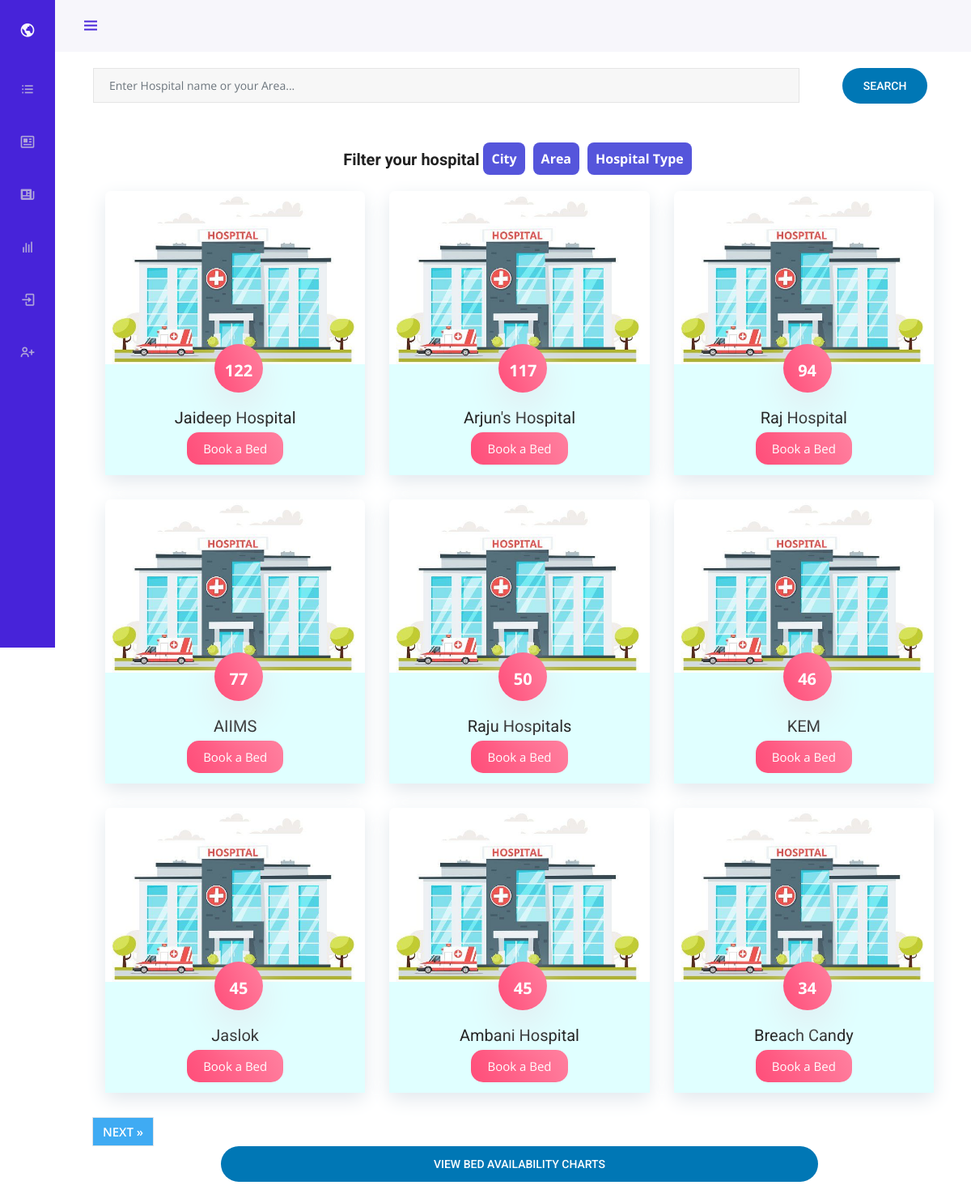
Screenshot of /all with the database file from the repository.
### blog/models.py (models this page shows, shortened)
class Post(models.Model):
    name = models.CharField(max_length = 100)
    content = models.TextField()
    type = models.CharField(max_length = 100, default="Dedicated covid hospital")
    proof = models.ImageField(default='default.jpg',upload_to='hosp_proofs')
    author = models.ForeignKey(User, on_delete=models.CASCADE)
    city = models.CharField(max_length=100, default="Mumbai")
    address = models.TextField(default="Maharashtra")
    area =models.CharField(max_length=100, default="Andheri")
    covid_cap=models.IntegerField(default=0)
    norm_cap = models.IntegerField(default=0)
    img1 = models.ImageField(default='default.jpg',upload_to='hosp_imgs')
    img2 = models.ImageField(default='default.jpg',upload_to='hosp_imgs')
    img3 = models.ImageField(default='default.jpg',upload_to='hosp_imgs')

### blog/views.py (the view)
# urls.py: 2. Add a URL to urlpatterns:  path('', views.home, name='home')
def home(request):
    posts = Post.objects.all().order_by("-covid_cap")
    if request.method== 'POST':
        form = Search(request.POST)
        if form.is_valid():
            cats = form.cleaned_data.get('search')
            return redirect("home-search", cats)
    form = Search()
    paginator = Paginator(posts, 9)
    page = request.GET.get('page')
    try:
        post_list = paginator.page(page)
    except PageNotAnInteger:
        post_list = paginator.page(1)
    except EmptyPage:
        post_list = paginator.page(paginator.num_pages)
    context={
        'page': page,
        'post_list': post_list,
        'search_form': form,
    }
    return render(request, 'blog/home.html', context)

### blog/forms.py
class Search(forms.ModelForm):
    search=forms.CharField()
    class Meta:
        model= Post
        fields = ["search"]

### blog/templates/blog/home.html (shortened to what this page needs)
{% extends "blog/navbase.html" %} {% load crispy_forms_tags %}
{% block content %}
<div
  class="col-md-12"
  style="display: grid; grid-template-columns: auto auto"
  class="container"
>
<div class="row">
  {% for post in post_list %}
  <div class="col-lg-4 col-md-6 col-xs-12">
    <div class="blog-item">
      <div class="blog-image">
        <a href="{% url 'post-detail' post.id %}">
          <img class="img-fluid" src="../../../media/default2.jpg" alt="" />
        </a>
      </div>
      <div class="descr">
        <div class="icon">
          <p style="font-size: 20px; font-weight: 700;" class="bed_count">{{ post.covid_cap }}</p>
        </div>
        <h3 class="title">
          <a href="{% url 'post-detail' post.id %}"> {{ post.name }} </a>
        </h3>
        <a class="book_btn" href="{% url 'post-detail' post.id %}" class="main-button">Book a Bed</a>
      </div>
    </div>
  </div>
  {% endfor %}
  {% if post_list.has_other_pages %}
    <ul class="pagination justify-content-center">
       {% if post_list.has_next %}
      <li>
        <a href="?page={{ post_list.next_page_number }}" class="page-link">
          NEXT &raquo;</a
        >
      </li>
      {% endif %}
    </ul>
     {% endif %}
  <button onclick="location.href = '/chart';" src="{% url 'blog-chart' %}" style="width: 70%; margin-left: 15%; margin-right: 15%; margin-bottom: 20px; padding-left: 0; padding-right: 0;" class="btn">View Bed Availability Charts</button>
</div>
{% endblock content %}

### blog/static/blog/css/nav.css (style rules this page uses)
:root { --header-height: 3rem; --nav-width: 68px; --first-color: #4723D9; --first-color-light: #AFA5D9; --white-color: #F7F6FB; --body-font: 'Nunito', sans-serif; --normal-font-size: 1rem; --z-fixed: 100; }
*,::before,::after { box-sizing: border-box; }
html { height: 100vh !important; }
body { position: relative; margin: var(--header-height) 0 0 0; padding: 0 1rem; font-family: var(--body-font); font-size: var(--normal-font-size); transition: .5s; }
a { text-decoration: none; }
@media screen and (min-width: 768px) { body { margin: calc(var(--header-height) + 1rem) 0 0 0; padding-left: calc(var(--nav-width) + 2rem); } }

### blog/static/blog/main.css (style rules this page uses)
html { overflow-x: hidden; }
body { background: #fff; font-size: 15px; font-weight: 400; font-family: 'Open Sans', sans-serif; -webkit-box-sizing: border-box; -moz-box-sizing: border-box; box-sizing: border-box; -webkit-font-smoothing: subpixel-antialiased; color: #212121; line-height: 25px; -webkit-backface-visibility: hidden; backface-visibility: hidden; overflow-x: hidden; }
h1, h2, h3, h4, h5 { font-size: 36px; font-weight: 700; font-family: 'Roboto', sans-serif; }
a { -webkit-transition: all 0.2s linear; -moz-transition: all 0.2s linear; -o-transition: all 0.2s linear; transition: all 0.2s linear; }
p { font-weight: 400; font-family: 'Open Sans', sans-serif; margin: 0px; font-size: 14px; }
ul, ol { list-style: outside none none; margin: 0; padding: 0; }
ul li, ol li { list-style: none; }
.btn { font-size: 14px; padding: 10px 30px; line-height: 22px; border-radius: 30px; font-family: 'Roboto', sans-serif; cursor: pointer; font-weight: 500; color: #fff; background-color: #0077B5; text-transform: uppercase; -webkit-transition: all 0.2s linear; -moz-transition: all 0.2s linear; -o-transition: all 0.2s linear; transition: all 0.2s linear; display: inline-block; }
.blog-item { background-color: #fff; border-radius: 7px; margin-bottom: 30px; text-align: center; box-shadow: 0 8px 24px #E2E8ED; -webkit-transition: all 300ms ease-in-out; -moz-transition: all 300ms ease-in-out; transition: all 300ms ease-in-out; }
.blog-item .blog-image { width: 100%; max-width: 370px; position: relative; overflow: hidden; }
.blog-item .blog-image img { background: #000; border-top-left-radius: 7px; border-top-right-radius: 7px; -webkit-transform: scale(1); -moz-transform: scale(1); -ms-transform: scale(1); -o-transform: scale(1); transform: scale(1); -webkit-transition: all 300ms ease-in-out; -moz-transition: all 300ms ease-in-out; transition: all 300ms ease-in-out; }
.blog-item .icon { position: absolute; top: -25px; left: 42%; background-image: linear-gradient(65deg, #FF4D79 0, #FF809F 100%); color: #ffffff; display: block; font-size: 26px; box-shadow: 0 16px 48px #E2E8ED; width: 60px; height: 60px; line-height: 65px; border-radius: 30px; }
.blog-item .descr { padding: 50px 25px 20px; color: #212121; position: relative; background: lightcyan ; }
.blog-item .descr h3 { line-height: 22px; margin-bottom: 15px; }
.blog-item .descr h3 a { font-weight: 400; text-align: center; font-size: 20px; color: #212121; -webkit-transition: all 300ms ease-in-out; -moz-transition: all 300ms ease-in-out; transition: all 300ms ease-in-out; }

### blog/templates/blog/home.html (style rules this page uses)
.book_btn { background-image: linear-gradient(65deg, #FF4D79 0, #FF809F 100%); padding: 10px 20px; border-radius: 15px; margin-top: 10px; color: #fff; transition: background-image 1s; }
a.page-link { background-color: rgb(63, 171, 243); font-weight: 600; color: #fff; }

### rows the page displays
Post: covid_cap "122", name "Jaideep Hospital"
Post: covid_cap "117", name "Arjun's Hospital"
Post: covid_cap "94", name "Raj Hospital"
Post: covid_cap "77", name "AIIMS"
Post: covid_cap "50", name "Raju Hospitals"
Post: covid_cap "46", name "KEM"
Post: covid_cap "45", name "Jaslok"
Post: covid_cap "45", name "Ambani Hospital"
Post: covid_cap "34", name "Breach Candy"
